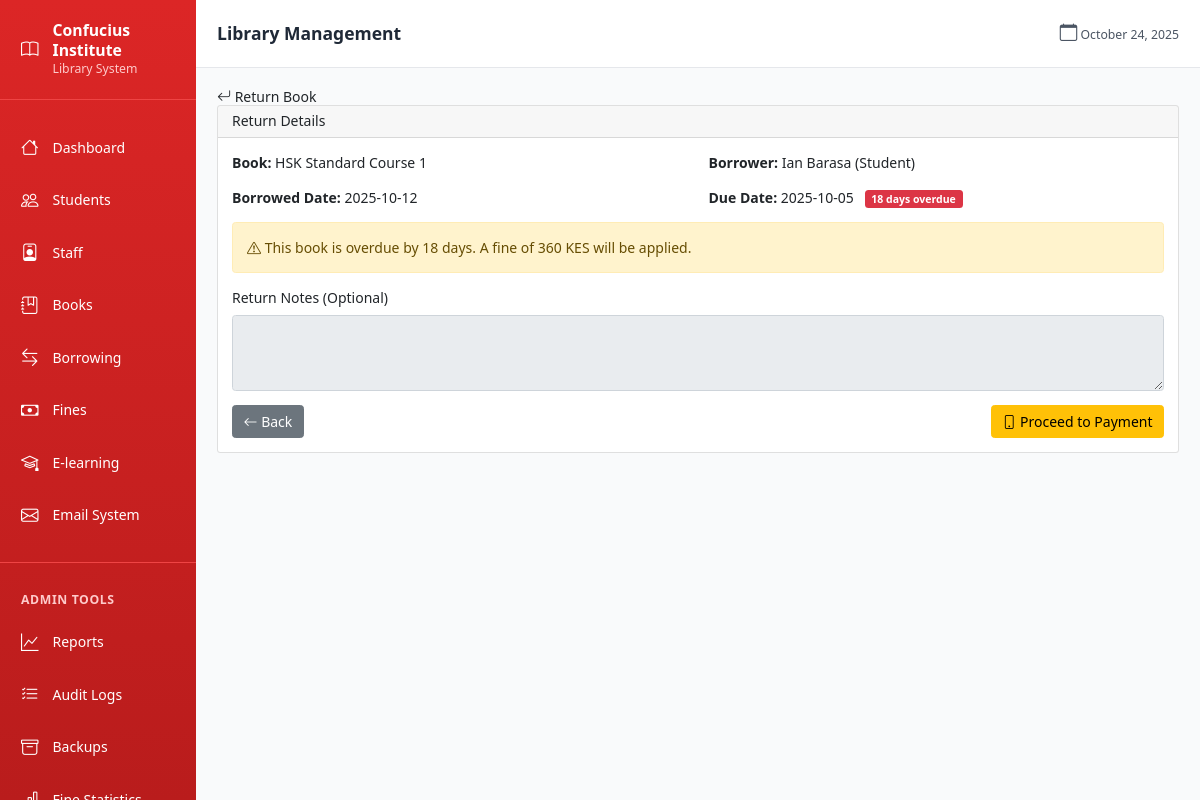
Page /borrowing/return/17 (signed in) on the committed database.
### models.py (models this page shows, shortened)
class Book(db.Model):
    id = db.Column(db.Integer, primary_key=True)
    title = db.Column(db.String(200), nullable=False)
    author = db.Column(db.String(200))
    publisher = db.Column(db.String(200))
    isbn = db.Column(db.String(20), unique=True, nullable=True)
    unique_id = db.Column(db.String(50), unique=True, nullable=False)
    category_id = db.Column(db.Integer, db.ForeignKey('category.id'), nullable=True)
    total_copies = db.Column(db.Integer, default=1)
    shelf_location = db.Column(db.String(50))
    created_at = db.Column(db.DateTime, default=datetime.utcnow)
    borrow_records = db.relationship('BorrowRecord', backref='book_ref', lazy=True)

class Student(db.Model):
    id = db.Column(db.Integer, primary_key=True)
    name = db.Column(db.String(100), nullable=False)
    registration_number = db.Column(db.String(50), unique=True, nullable=True)  # UoN students
    id_number = db.Column(db.String(20), unique=True, nullable=True)  # Kenyan non-UoN
    passport_number = db.Column(db.String(20), unique=True, nullable=True)  # International
    email = db.Column(db.String(120), nullable=False)
    phone = db.Column(db.String(20))
    membership_status = db.Column(db.String(20), default='active')  # active, suspended, expired
    created_at = db.Column(db.DateTime, default=datetime.utcnow)
    borrow_records = db.relationship('BorrowRecord', backref='student_ref', lazy=True)
    fines = db.relationship('Fine', backref='student_ref', lazy=True)

class BorrowRecord(db.Model):
    @property
    def fines(self):
        return Fine.query.filter_by(borrow_record_id=self.id).all()
    id = db.Column(db.Integer, primary_key=True)
    book_id = db.Column(db.Integer, db.ForeignKey('book.id'), nullable=False)
    student_id = db.Column(db.Integer, db.ForeignKey('student.id'), nullable=True)
    staff_id = db.Column(db.Integer, db.ForeignKey('staff.id'), nullable=True)
    borrowed_at = db.Column(db.DateTime, default=datetime.utcnow)
    due_date = db.Column(db.DateTime, nullable=False)
    returned_at = db.Column(db.DateTime, nullable=True)
    notes = db.Column(db.Text)
    @property
    def is_overdue(self):
        return not self.returned_at and datetime.utcnow() > self.due_date
    @property
    def days_overdue(self):
        if self.is_overdue:
            return (datetime.utcnow() - self.due_date).days
        return 0
    @property
    def borrower_name(self):
        if self.student_ref:
            return self.student_ref.name
        elif self.staff_ref:
            return self.staff_ref.name
        return "Unknown"
    @property
    def borrower_type(self):
        return "Student" if self.student_id else "Staff"

### blueprints/borrowing.py (the view, shortened to what this page needs)
@borrowing_bp.route('/return/<int:borrow_id>', methods=['GET', 'POST'])
@login_required
def return_book(borrow_id):
    borrow_record = BorrowRecord.query.get_or_404(borrow_id)
    if borrow_record.returned_at:
        flash('This book has already been returned', 'error')
        return redirect(url_for('borrowing.list_borrows'))
    if borrow_record.is_overdue and borrow_record.student_id:
        fine = Fine.query.filter_by(borrow_record_id=borrow_record.id, student_id=borrow_record.student_id).first()
    return render_template('borrowing/return_form.html', borrow_record=borrow_record)

### templates/borrowing/return_form.html (shortened to what this page needs)
{% extends "base.html" %}
{% block content %}
<h2><i class="bi bi-arrow-return-left"></i> Return Book</h2>
<div class="card">
    <div class="card-header">
        <h5>Return Details</h5>
    </div>
    <div class="card-body">
        <div class="row mb-3">
            <div class="col-md-6">
                <strong>Book:</strong> {{ borrow_record.book_ref.title }}
            </div>
            <div class="col-md-6">
                <strong>Borrower:</strong> {{ borrow_record.borrower_name }} ({{ borrow_record.borrower_type }})
            </div>
        </div>
        <div class="row mb-3">
            <div class="col-md-6">
                <strong>Borrowed Date:</strong> {{ borrow_record.borrowed_at.strftime('%Y-%m-%d') }}
            </div>
            <div class="col-md-6">
                <strong>Due Date:</strong> {{ borrow_record.due_date.strftime('%Y-%m-%d') }}
                {% if borrow_record.is_overdue %}
                <span class="badge bg-danger ms-2">{{ borrow_record.days_overdue }} days overdue</span>
                {% endif %}
            </div>
        </div>
        {% if borrow_record.is_overdue and borrow_record.student_id %}
        <div class="alert alert-warning">
            <i class="bi bi-exclamation-triangle"></i>
            This book is overdue by {{ borrow_record.days_overdue }} days.
            A fine of {{ borrow_record.days_overdue * 20 }} KES will be applied.
        </div>
        {% endif %}
        {% if borrow_record.is_overdue and borrow_record.student_id %}
            {% if borrow_record.fines and borrow_record.fines[0] %}
            <div class="mb-3">
                <label for="notes" class="form-label">Return Notes (Optional)</label>
                <textarea class="form-control" id="notes" name="notes" rows="3" readonly>{{ borrow_record.notes or '' }}</textarea>
            </div>
            <div class="d-flex justify-content-between">
                <a href="{{ url_for('borrowing.list_borrows') }}" class="btn btn-secondary">
                    <i class="bi bi-arrow-left"></i> Back
                </a>
                <a href="{{ url_for('borrowing.pay_fine', fine_id=borrow_record.fines[0].id) }}" class="btn btn-warning">
                    <i class="bi bi-phone"></i> Proceed to Payment
                </a>
            </div>
            {% else %}
            <div class="alert alert-danger mt-3">
                No fine found for this overdue book. Please check the system or contact the administrator.
            </div>
            {% endif %}
        {% endif %}
    </div>
</div>
{% endblock %}

### templates/base.html (style rules this page uses)
:root { font-size: 14px; }

### rows in the picture
Book: book_ref "HSK Standard Course 1"
Student: borrower_name "Ian Barasa"
BorrowRecord: borrowed_at "2025-10-12", due_date "2025-10-05", days_overdue "18", borrow_record.days_overdue*20 "360"

### other values in the picture
{{ borrow_record.borrower_type }} "Student"
